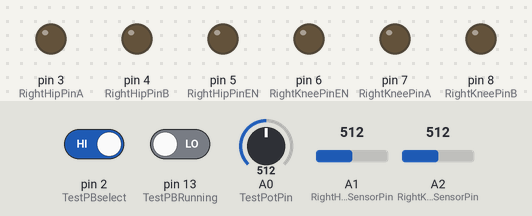
This sketch was run on a simulated Arduino Uno, built with avr-gcc and run on an emulated ATmega328P. On the bench: output pins drawn as LEDs (lit = HIGH). The test bench sets the inputs (shaded band); at power-on: pin 2 (TestPBselect) HIGH, pin 13 (TestPBRunning) LOW, A0 (TestPotPin) = 512, A2 (RightKneePossisionSensorPin) = 512, A1 (RightHipPossisionSensorPin) = 512. What the sketch prints to the serial monitor is not drawn.

Above: at 1.2 s.
1.3 s: pin 2 (TestPBselect) driven LOW and pin 13 (TestPBRunning) driven HIGH
At 2.7 s:
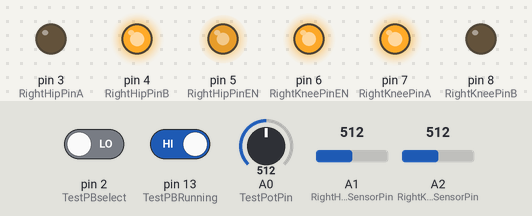
3.0 s: A0 (TestPotPin) set to 627
4.5 s: A0 (TestPotPin) set to 656
At 5.7 s:
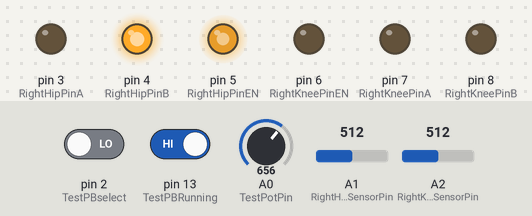
6.0 s: A2 (RightKneePossisionSensorPin) set to 562
7.5 s: A2 (RightKneePossisionSensorPin) set to 580
At 8.7 s:
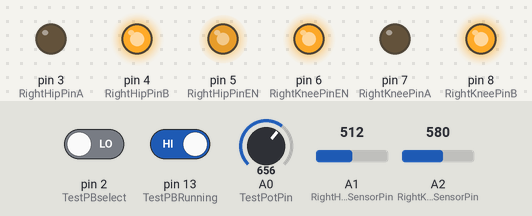
9.0 s: A1 (RightHipPossisionSensorPin) set to 699
10.5 s: A1 (RightHipPossisionSensorPin) set to 722
At 11.8 s:
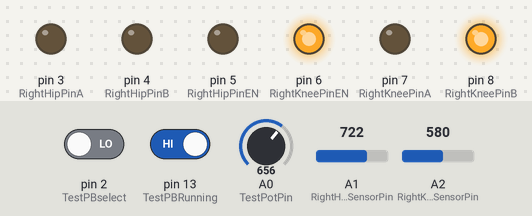
Timing chart, 0 to 13.2 s (numbered marks = the images above; inputs shaded):
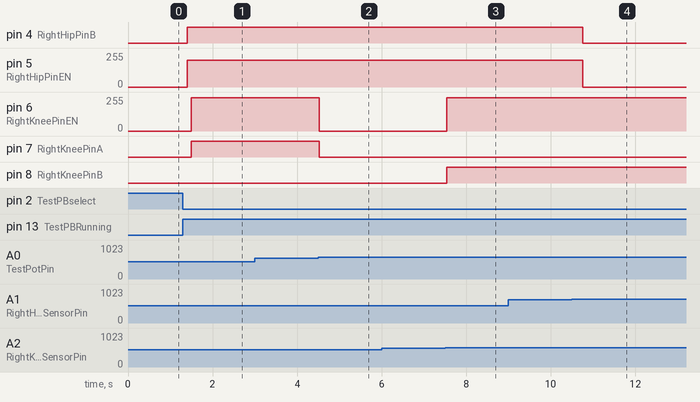

The sketch:

Right_Leg_Test_2023_11_05__19h20__Looks_Great.ino
```cpp
#include <Wire.h>

#include <LiquidCrystal_I2C.h>

LiquidCrystal_I2C lcd(0x25, 16, 2);
//LiquidCrystal_I2C lcd1(0x23, 20, 4);

//***********************************************
//***********************************************
//            SERIAL PRINT TIMER

unsigned long SerialPrintTime = 50;
unsigned long SerialPrintStartTime;
unsigned long SerialPrintProgress;
unsigned long SerialPrintResetTime = 1000;

int SerialPrintState;
//***********************************************


#define TestPBRunning 13
int TestPBRunningState = LOW;

#define TestPBselect 2
int TestPBselectState = LOW;
int TestPBselectCNT = 0;

const int TestPotPin = A0;
float TestPotPinValue = 0;

const int RightHipPinA = 3;
const int RightHipPinB = 4;
const int RightHipPinEN = 5;

const int RightHipPossisionSensorPin = A1;
float RightHipPossisionSensorPinValue = 0;


const int RightKneePinA = 7;
const int RightKneePinB = 8;
const int RightKneePinEN = 6;

const int RightKneePossisionSensorPin = A2;
float RightKneePossisionSensorPinValue = 0;


//***********************************************
//           SERIAL PRINT DELAY TIMER

void serialprintTimer() {

  SerialPrintProgress = millis() - SerialPrintStartTime;     // Servo Head Progress

  if (SerialPrintProgress <= SerialPrintTime) {
    SerialPrintState = HIGH;
  }

  if (SerialPrintProgress >= SerialPrintTime) {
    SerialPrintState = LOW;
  }

  if (SerialPrintProgress >= SerialPrintResetTime) {
    SerialPrintStartTime = millis();
  }
}

//***********************************************

void setup() {
  // put your setup code here, to run once:

Serial.begin(115200);


pinMode(TestPBselect, INPUT_PULLUP);
pinMode(TestPBRunning, INPUT);

pinMode(RightHipPinA, OUTPUT);
pinMode(RightHipPinB, OUTPUT);

pinMode(RightKneePinA, OUTPUT);
pinMode(RightKneePinB, OUTPUT);

SerialPrintStartTime = millis();


}

void loop() {
  // put your main code here, to run repeatedly:

serialprintTimer();

TestPBselectState = !digitalRead(TestPBselect);
TestPBRunningState = digitalRead(TestPBRunning);

if (TestPBselectState == HIGH){
TestPBselectCNT = TestPBselectCNT +1;

delay(100);
}


if (TestPBselectCNT >= 3){
TestPBselectCNT = 0;
}


TestPotPinValue = analogRead(TestPotPin);
TestPotPinValue = map(TestPotPinValue, 340, 1023, 0, 180);

RightHipPossisionSensorPinValue = analogRead(RightHipPossisionSensorPin);
RightHipPossisionSensorPinValue = map(RightHipPossisionSensorPinValue, 1023, 400, 0, 180);

RightKneePossisionSensorPinValue = analogRead(RightKneePossisionSensorPin);
RightKneePossisionSensorPinValue = map(RightKneePossisionSensorPinValue, 940, 340, 0, 120);


if (TestPBselectCNT == 1){
if (TestPBRunningState == HIGH){

if (RightHipPossisionSensorPinValue >= TestPotPinValue + 10){

digitalWrite(RightHipPinA, LOW);
digitalWrite(RightHipPinB, HIGH);;
analogWrite(RightHipPinEN, 200);

}

if (RightHipPossisionSensorPinValue <= TestPotPinValue - 10){

digitalWrite(RightHipPinA, HIGH);
digitalWrite(RightHipPinB, LOW);;
analogWrite(RightHipPinEN, 200);

}


if ((RightHipPossisionSensorPinValue >= TestPotPinValue -5) && ((RightHipPossisionSensorPinValue <= TestPotPinValue +5))){

digitalWrite(RightHipPinA, LOW);
digitalWrite(RightHipPinB, LOW);;
analogWrite(RightHipPinEN, 0);

}

//if (RightHipPossisionSensorPinValue >= 170){
//
//digitalWrite(RightHipPinA, LOW);
//digitalWrite(RightHipPinB, LOW);;
//analogWrite(RightHipPinEN, 0);
//
//}
//
//if (RightHipPossisionSensorPinValue <= 10){
//
//digitalWrite(RightHipPinA, LOW);
//digitalWrite(RightHipPinB, LOW);;
//analogWrite(RightHipPinEN, 0);
//
//}

if (TestPBRunningState == LOW){

digitalWrite(RightHipPinA, LOW);
digitalWrite(RightHipPinB, LOW);;
analogWrite(RightHipPinEN, 0);

}
}
}


if (TestPBselectCNT == 2){
if (TestPBRunningState == HIGH){

if (RightKneePossisionSensorPinValue >= TestPotPinValue +10){

digitalWrite(RightKneePinA, HIGH);
digitalWrite(RightKneePinB, LOW);;
analogWrite(RightKneePinEN, 250);

}

if (RightKneePossisionSensorPinValue <= TestPotPinValue -10){

digitalWrite(RightKneePinA, LOW);
digitalWrite(RightKneePinB, HIGH);
analogWrite(RightKneePinEN, 250);

}


if ((RightKneePossisionSensorPinValue >= TestPotPinValue -5) && ((RightKneePossisionSensorPinValue <= TestPotPinValue +5))){

digitalWrite(RightKneePinA, LOW);
digitalWrite(RightKneePinB, LOW);;
analogWrite(RightKneePinEN, 0);

}

//if (RightKneePossisionSensorPinValue >= 110){
//
//digitalWrite(RightKneePinA, LOW);
//digitalWrite(RightKneePinB, LOW);;
//analogWrite(RightKneePinEN, 0);
//
//}
//
//if (RightKneePossisionSensorPinValue <= 10){
//
//digitalWrite(RightKneePinA, LOW);
//digitalWrite(RightKneePinB, LOW);;
//analogWrite(RightKneePinEN, 0);
//
//}

if (TestPBRunningState == LOW){

digitalWrite(RightKneePinA, LOW);
digitalWrite(RightKneePinB, LOW);;
analogWrite(RightKneePinEN, 0);

}

}
}

//
//TestPBselectState = !digitalRead(TestPBselect);
//TestPBRunningState =!digitalRead(TestPBRunning);
//
//const int RightHipPossisionSensorPin = A1;
//float RightHipPossisionSensorPinValue = 0;
//
//
//const int RightKneePinA = 7;
//const int RightKneePinB = 8;
//const int RightKneePinEN = 6;
//
//const int RightKneePossisionSensorPin = A2;
//float RightKneePossisionSensorPinValue = 0;
//


if (SerialPrintState == HIGH){

Serial.println("");
Serial.print("TestPBselectState : ");
Serial.print(TestPBselectState);

Serial.println("");
Serial.print("TestPBselectCNT : ");
Serial.print(TestPBselectCNT);

Serial.println("");
Serial.print("TestPBRunningState : ");
Serial.print(TestPBRunningState);

Serial.println("");
Serial.print("TestPotPinValue : ");
Serial.print(TestPotPinValue);

Serial.println("");
Serial.print("RightHipPossisionSensorPinValue : ");
Serial.print(RightHipPossisionSensorPinValue);

Serial.println("");
Serial.print("RightKneePossisionSensorPinValue : ");
Serial.print(RightKneePossisionSensorPinValue);

}

}
```

Measured:
- the behaviour switches between 643 and 644 on A0 (TestPotPin) (found by bisection; images 1 and 2)
- the behaviour switches between 570 and 571 on A2 (RightKneePossisionSensorPin) (found by bisection; images 2 and 3)
- the behaviour switches between 714 and 715 on A1 (RightHipPossisionSensorPin) (found by bisection; images 3 and 4)
- after the input at 1.3 s, pin 4 (RightHipPinB): LOW → HIGH after 0.10 s; pin 5 (RightHipPinEN): 0/255 → 200/255 after 0.10 s; pin 6 (RightKneePinEN): 0/255 → 250/255 after 0.20 s; pin 7 (RightKneePinA): LOW → HIGH after 0.20 s
- after the input at 3.0 s, every drawn part: stays the same
- after the input at 4.5 s, pin 6 (RightKneePinEN): 250/255 → 0/255 at once; pin 7 (RightKneePinA): HIGH → LOW at once
- after the input at 6.0 s, every drawn part: stays the same
- after the input at 7.5 s, pin 6 (RightKneePinEN): 0/255 → 250/255 at once; pin 8 (RightKneePinB): LOW → HIGH at once
- after the input at 9.0 s, every drawn part: stays the same
- after the input at 10.5 s, pin 4 (RightHipPinB): HIGH → LOW after 0.25 s; pin 5 (RightHipPinEN): 200/255 → 0/255 after 0.25 s
